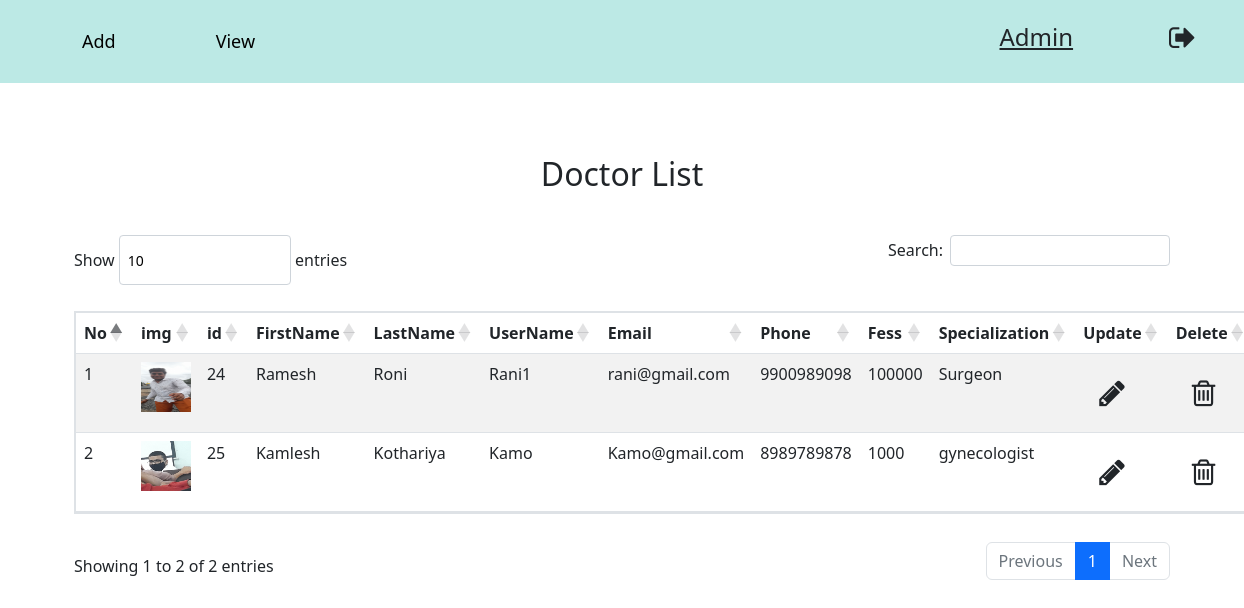
The app's page /viewdoctor/ (signed in) with its own data.
### hospital/models.py (models this page shows)
class User(AbstractUser):
    lillness = models.ForeignKey(Lillnes,on_delete=models.CASCADE,blank=True,null=True,db_column="Illnes_Id",)
    room=models.ForeignKey(room,on_delete=models.CASCADE,blank=True,null=True,db_column='Room_Id')
    medicines=models.TextField(db_column="Medicines",blank=True,null=True)
    fess = models.IntegerField(db_column="Fess",blank=True,null=True)
    category = models.CharField(db_column="Category",max_length=255,blank=True,null=True)
    phone = models.BigIntegerField(db_column="Phone",blank=True,null=True)
    img = models.ImageField(upload_to='img',blank=True,null=True,db_column="User_Img")
    doctor_id = models.IntegerField(db_column="Doctor_Id",blank=True,null=True)
    staff_id = models.IntegerField(db_column="Staff_Id",blank=True,null=True)
    check_out_status = models.CharField(db_column="Check_Out",default=False,max_length=255)
    doctor_category = models.CharField(db_column="D_Category",default="Mbbs",blank=False,max_length=255)
    staff_category = models.CharField(db_column="S_Category", default="Compounder", blank=False, max_length=255)
    user_bed = models.IntegerField(db_column="Bed_Id",blank=True,null=True)
    user_bills = models.IntegerField(db_column='Total_Bills',blank=True,null=True)

### hospital/doctor.py (the view)
# urls.py: path('viewdoctor/',doctor.viewdoctor,name='view-doctor'),
@login_required(login_url='/login/')
def viewdoctor(request):
    if request.user.is_superuser == True:
        doctor_data = User.objects.filter(category="D").order_by('lillness')
        return render(request, 'viewdoctor.html', {'doctor_data': doctor_data})
    return HttpResponseNotFound('Page Not Found')

### hospital/templates/viewdoctor.html
{% extends 'base.html' %}
    {% block start %}
    <br>
    <h2 class="text-center">Doctor List</h2>
    <br>
    <div class="container">
        <table id="example" class="table table-striped" style="width: 100%;">
            <thead>
                <th>No</th>
                <th>img</th>
                <th>id</th>
                <th>FirstName</th>
                <th>LastName</th>
                <th>UserName</th>
                <th>Email</th>
                <th>Phone</th>
                <th>Fess</th>
                <th>Specialization</th>
                <th>Update</th>
                <th>Delete</th>
            </thead>
            <tbody>
                {% for i_doctor in doctor_data %}
                    <tr>
                        <td>{{forloop.counter}}</td>
                        <td><img src="http://127.0.0.1:8000/media/{{i_doctor.img}}" alt="now" width="50px" height="50px"></td>
                        <td>{{i_doctor.id}}</td>
                        <td>{{i_doctor.first_name}}</td>
                        <td>{{i_doctor.last_name}}</td>
                        <td>{{i_doctor.username}}</td>
                        <td>{{i_doctor.email}}</td>
                        <td>{{i_doctor.phone}}</td>
                        <td>{{i_doctor.fess}}</td>
                        <td>{{i_doctor.doctor_category}}</td>
                        <td><a class="text-decoration-none text-dark font-weight-bold" href="update/{{i_doctor.id}}">{% if i_doctor.is_active == False %}<i class="fa fa-unlock-alt p-3" aria-hidden="true"></i>{%else%}<i class="fa fa-pencil p-3" aria-hidden="true"></i>{%endif%}</a></td>
                        <td><a class="text-decoration-none text-dark font-weight-bold" href="delete/{{i_doctor.id}}"><i class="fa fa-trash-o p-3" aria-hidden="true"></i></a></td>
                    </tr>
                {% endfor %}
            </tbody>
        </table>
    </div>
    {% endblock %}

### hospital/static/style/style.css (style rules this page uses)
table, th, td { border: 2px solid; }
::placeholder { color: rgb(0, 0, 0); }
td>a>.fa { font-size: 30px; }

### records on screen
User: img (picture), id "24", first_name "Ramesh", last_name "Roni", username "Rani1", email "rani@gmail.com", phone "9900989098", fess "100000", doctor_category "Surgeon", is_active True (drawn)
User: img (picture), id "25", first_name "Kamlesh", last_name "Kothariya", username "Kamo", email "Kamo@gmail.com", phone "8989789878", fess "1000", doctor_category "gynecologist", is_active True (drawn)
